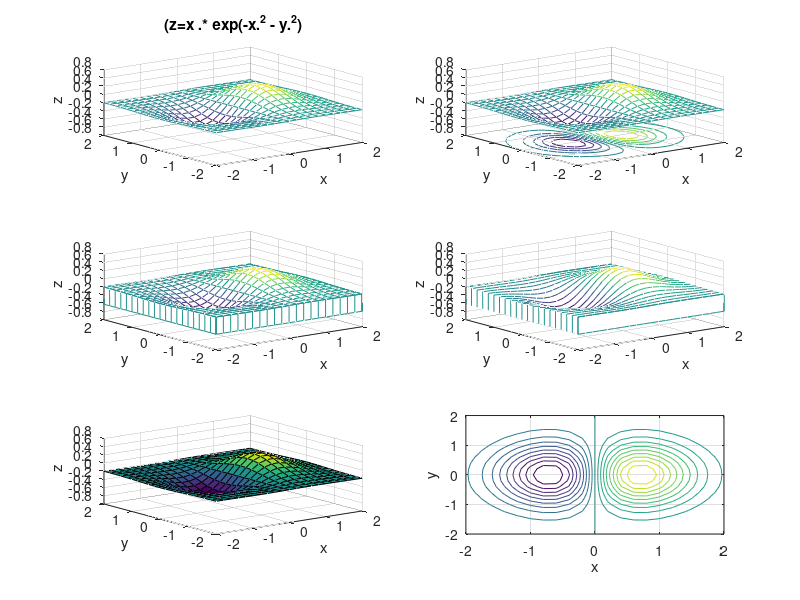

Write the MATLAB code that produced this figure.
%%prep worksheet%%
clc;clear;close all

%%plotting the relation between x , y and z in a 3d_plotting%%
xa = -2 : 0.2 : 2 ;
ya = -2 : 0.2 : 2 ;
[x,y] = meshgrid(xa,ya);
z = x .* exp(-x.^2 - y.^2);

subplot(321)
mesh(x,y,z) %Creates a 3D mesh surface plot.%
title( '(z=x .* exp(-x.^2 - y.^2)');
xlabel('x');
ylabel('y');
zlabel('z');

subplot(322)
meshc(x,y,z) %Same as mesh but draws contours under the surface.%
xlabel('x');
ylabel('y');
zlabel('z');

subplot(323)
meshz(x,y,z) %Same as mesh but draws vertical reference lines under the surface.%
xlabel('x');
ylabel('y');
zlabel('z');

subplot(324)
waterfall(x,y,z) %Same as mesh but draws mesh lines in one direction only.%
xlabel('x');
ylabel('y');
zlabel('z');

subplot(325)
surf(x,y,z) %Creates a shaded 3D mesh surface plot.%
xlabel('x');
ylabel('y');
zlabel('z');

%%countour line%%
zmax = max(max(z)) ; 
zmin = min(min(z)) ; 
k = 21 ;
dz = (zmax-zmin) / (k-1) ;
level = zmin : dz : zmax ;

%%countour plot%%
subplot(326)
h = contour (x , y , z , level); %Creates a contour plot%
xlabel('x');
ylabel('y');
grid on